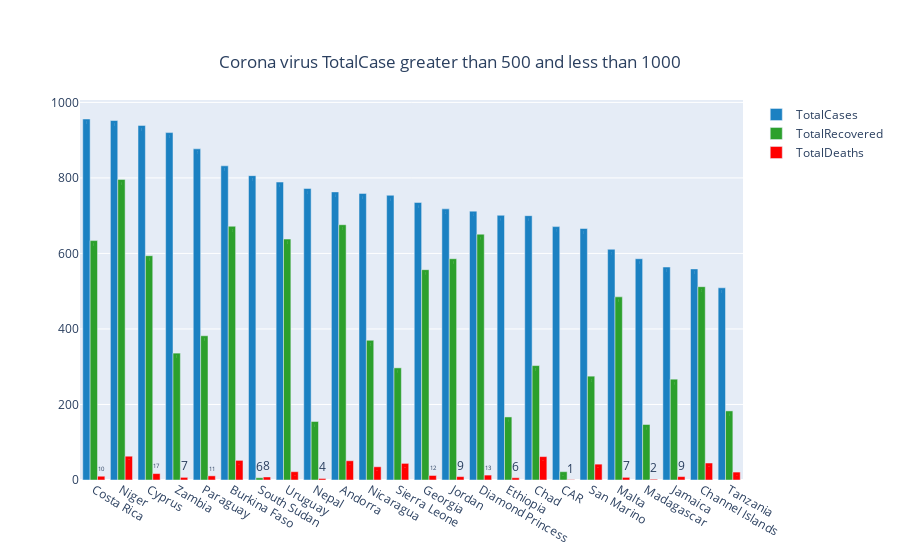

Notebook code cell kept with this figure:
### Code cell
fig = go.Figure()

fig.add_trace(go.Bar(
    x=df["Country,Other"][((df.TotalCases<1000 )&(df.TotalCases>500))],
    y=df.TotalCases[((df.TotalCases<1000 )&(df.TotalCases>500))],
    name='TotalCases',
    marker_color='#1b81c2',
    text=df.TotalCases[((df.TotalCases<1000 )&(df.TotalCases>500))],
    textposition='auto'
))
fig.add_trace(go.Bar(
    x=df["Country,Other"][((df.TotalCases<1000 )&(df.TotalCases>500))],
    y=df["TotalRecovered"][((df.TotalCases<1000 )&(df.TotalCases>500))],
    name='TotalRecovered',
    marker_color='#2ca02c',
    text=df.TotalRecovered[((df.TotalCases<1000 )&(df.TotalCases>500))],
    textposition='auto'
))

fig.add_trace(go.Bar(
    x=df["Country,Other"][((df.TotalCases<1000 )&(df.TotalCases>500))],
    y=df.TotalDeaths[((df.TotalCases<1000 )&(df.TotalCases>500))],
    name='TotalDeaths',
    marker_color='red',
    text=df.TotalDeaths[((df.TotalCases<1000 )&(df.TotalCases>500))],
    textposition='auto'
))
fig.update_layout(
    title={
        'text': "Corona virus TotalCase greater than 500 and less than 1000",
        'y':0.9,
        'x':0.5,
        'xanchor': 'center',
        'yanchor': 'top'})
fig.show()

### Figure 1 — Plotly figure (JSON) as saved in the notebook; plotly's stock layout.template omitted (floating-point values rounded to 4 significant figures)
{"data": [{"marker": {"color": "#1b81c2"}, "name": "TotalCases", "text": [956, 952, 939, 920, 877, 832, 806, 789, 772, 763, 759, 754, 735, 718, 712, 701, 700, 671, 666, 611, 586, 564, 559, 509], "textposition": "auto", "type": "bar", "x": ["Costa Rica", "Niger", "Cyprus", "Zambia", "Paraguay", "Burkina Faso", "South Sudan", "Uruguay", "Nepal", "Andorra", "Nicaragua", "Sierra Leone", "Georgia", "Jordan", "Diamond Princess", "Ethiopia", "Chad", "CAR", "San Marino", "Malta", "Madagascar", "Jamaica", "Channel Islands", "Tanzania"], "y": [956, 952, 939, 920, 877, 832, 806, 789, 772, 763, 759, 754, 735, 718, 712, 701, 700, 671, 666, 611, 586, 564, 559, 509]}, {"marker": {"color": "#2ca02c"}, "name": "TotalRecovered", "text": [634, 796, 594, 336, 382, 672, 6, 638, 155, 676, 370, 297, 557, 586, 651, 167, 303, 22, 275, 485, 147, 267, 512, 183], "textposition": "auto", "type": "bar", "x": ["Costa Rica", "Niger", "Cyprus", "Zambia", "Paraguay", "Burkina Faso", "South Sudan", "Uruguay", "Nepal", "Andorra", "Nicaragua", "Sierra Leone", "Georgia", "Jordan", "Diamond Princess", "Ethiopia", "Chad", "CAR", "San Marino", "Malta", "Madagascar", "Jamaica", "Channel Islands", "Tanzania"], "y": [634, 796, 594, 336, 382, 672, 6, 638, 155, 676, 370, 297, 557, 586, 651, 167, 303, 22, 275, 485, 147, 267, 512, 183]}, {"marker": {"color": "red"}, "name": "TotalDeaths", "text": [10, 63, 17, 7, 11, 52, 8, 22, 4, 51, 35, 44, 12, 9, 13, 6, 62, 1, 42, 7, 2, 9, 45, 21], "textposition": "auto", "type": "bar", "x": ["Costa Rica", "Niger", "Cyprus", "Zambia", "Paraguay", "Burkina Faso", "South Sudan", "Uruguay", "Nepal", "Andorra", "Nicaragua", "Sierra Leone", "Georgia", "Jordan", "Diamond Princess", "Ethiopia", "Chad", "CAR", "San Marino", "Malta", "Madagascar", "Jamaica", "Channel Islands", "Tanzania"], "y": [10, 63, 17, 7, 11, 52, 8, 22, 4, 51, 35, 44, 12, 9, 13, 6, 62, 1, 42, 7, 2, 9, 45, 21]}], "layout": {"title": {"text": "Corona virus TotalCase greater than 500 and less than 1000", "x": 0.5, "xanchor": "center", "y": 0.9, "yanchor": "top"}}}
